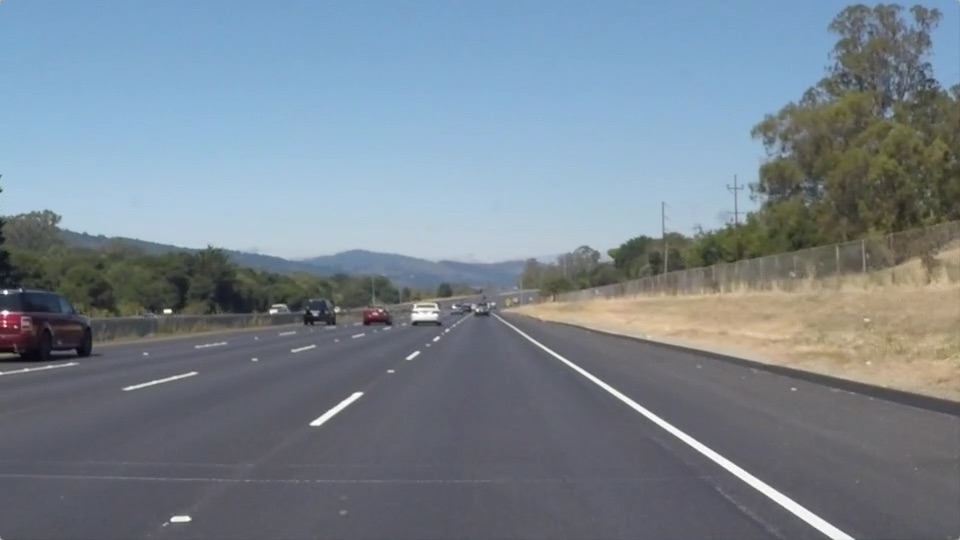
#> input picture input/lane2.jpg, 960 x 540 px
$ python hoffmann_linear_inspection.py
#> lines starting #> are read from the running program, lines starting #| are printed output that depends on the picture; after the words box and inside, x2 and y2 are one past the last pixel; in counts of white or black regions, pixels touching at a corner belong together
import cv2
import math
import numpy as np
from skimage import util
import matplotlib.pyplot as plt


def HoughLines(image, angles_pace: int, upper_threshold: int, lower_threshold: int) -> list:
    # TODO 5:映射到霍夫曼空间
    # pace = 2
    print(f"角度步长为：{angles_pace}\n阈值范围为：{lower_threshold}~{upper_threshold}")
    # 量化角度，转化为弧度制
    angles_list = [math.radians(i) for i in range(0, 181, angles_pace)]

    # 获取点与r
    dot_list = []
    hough_dict = dict()

    # y
    for i in range(len(image)):
        # x
        for j in range(len(image[0])):
            # 判断是否为轮廓点
            if image[i][j] != 0:
                # 获取所有点的集合
                dot_list.append([j, i])
                for k in range(len(angles_list)):
                    # 根据θ计算r
                    r = j * math.cos(angles_list[k]) + i * math.sin(angles_list[k])
                    # 根据r与θ统计次数
                    try:
                        hough_dict[(round(r, 0), angles_list[k])] += 1
                    except:
                        hough_dict[(round(r, 0), angles_list[k])] = 1

    print(f"获取到点的数量：{len(dot_list)}")
    # 根据r的次数进行排序
    temp = (sorted(hough_dict.items(), key=lambda item: item[1]))
    print(temp)
    # [8 lines of commented-out code are left out]
    result_list = []
    # threshold = 85
    for i in temp:
        if (i[1] >= lower_threshold) & (i[1] <= upper_threshold):
            result_list.append(i[0])

    print(f"在阈值{lower_threshold}~{upper_threshold}的点数目为：{len(result_list)}\n具体为：{result_list}")
    # print(f"在阈值{lower_threshold}~{upper_threshold}的点数目为：{len(result_list)}")

    # TODO 7:绘制直线，标定交点
    # print(dot_list)

    x_list = []

    for line in result_list:
        r = line[0]
        angle = line[1]
        # 判断是否为第一个满足直线的点
        flog = 0
        for dot in dot_list:
            x = dot[0]
            y = dot[1]
            if math.sin(angle) != 0:
                y_ = (r - x * math.cos(angle)) / math.sin(angle)
            else:
                y_ = 0
            # 根据所得y值是否相近来判断是否为直线上的点
            if math.isclose(y, y_, rel_tol=0.001):
                if flog == 0:
                    # 设置起点与终点坐标
                    minx = maxx = x
                    miny = maxy = y
                    flog = 1
                else:
                    # 更新坐标
                    if x < minx:
                        minx = x
                        miny = y
                    elif x > maxx:
                        # 进行距离的测算，如果距离过远，则不算做终点
                        if math.sqrt((x - maxx) ** 2 + (y - maxy) ** 2) > 250:
                            continue
                        else:
                            maxx = x
                            maxy = y

        if (minx != maxx) | (miny != maxy):
            x_list.append([tuple((minx, miny)), tuple((maxx, maxy))])
    print("已获取所有直线的起点与终点")
    print(x_list)
    print("-" * 100)
    return x_list


def draw_lines(img, dot_list: list, output_path: str):
    """
    绘制Hough变换结果
    :param img: 背景图像
    :param dot_list: 绘制直线的点集
    :param output_path: 保存的路径
    :return: 绘制结束的图像
    """
    for dot in dot_list:
        dot1 = dot[0]
        dot2 = dot[1]
        cv2.line(img, dot1, dot2, (0, 0, 255), thickness=2)
    cv2.imwrite(output_path, img)
    plt.imshow(cv2.cvtColor(img, cv2.COLOR_BGR2RGB))
    plt.show()
    return cv2.cvtColor(img, cv2.COLOR_BGR2RGB)


if __name__ == '__main__':
    image_path = "./input/lane2.jpg"
    # 读取图像
    img = cv2.imread(image_path)
#> img is the input picture: shape (540, 960, 3); mean B, G, R 143.7, 132.6, 120.3
    guass_noise_3 = (util.random_noise(image=img, mode='gaussian', var=0.03) * 255).astype(np.uint8)
    guass_noise_7 = (util.random_noise(image=img, mode='gaussian', var=0.07) * 255).astype(np.uint8)
    # print("图像基本信息：")
    # print(f"高:{img.shape[0]},宽:{img.shape[1]},通道数:{img.shape[2]}")

    # TODO 1:图像转化为灰度图
    gray_img = cv2.cvtColor(img, cv2.COLOR_BGR2GRAY)
    gray_noise_3 = cv2.cvtColor(guass_noise_3, cv2.COLOR_BGR2GRAY)
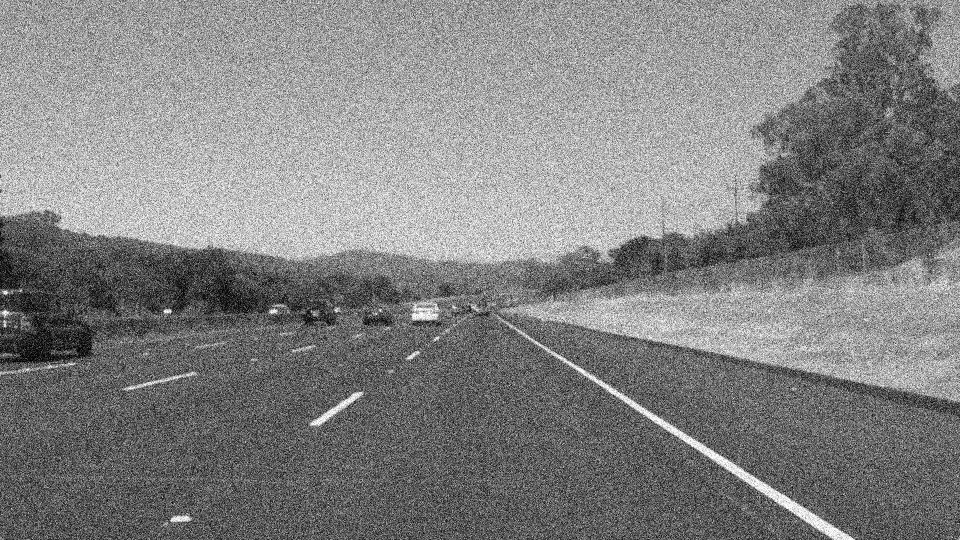
#> gray_noise_3: shape (540, 960); min 0, max 255, mean 129.4
    gray_noise_7 = cv2.cvtColor(guass_noise_7, cv2.COLOR_BGR2GRAY)
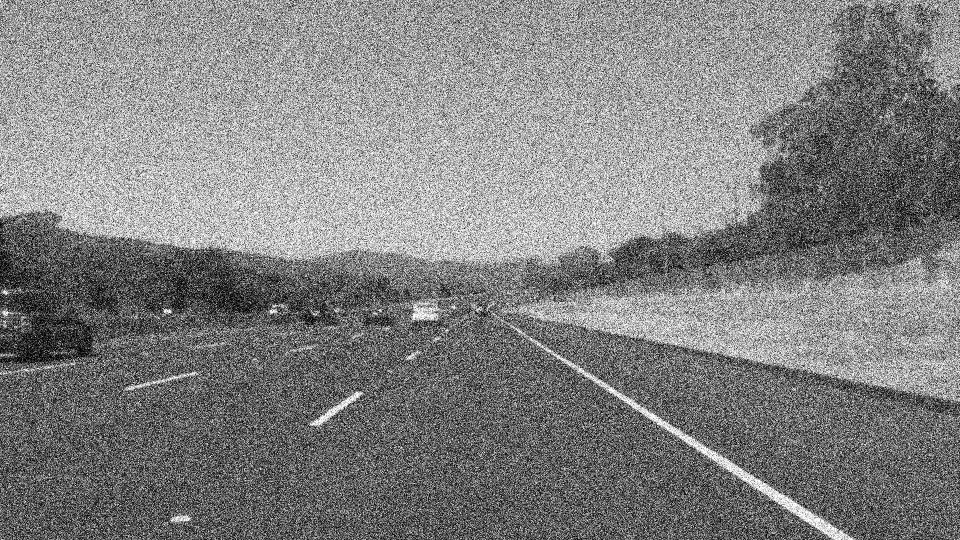
#> gray_noise_7: shape (540, 960); min 0, max 255, mean 129.1

    # TODO 2:去除噪声(高斯滤波)
    guassblur_img = cv2.GaussianBlur(gray_img, (3, 3), 1.5)
    guassblur_noise_3 = cv2.GaussianBlur(gray_noise_3, (5, 5), 1.5)
    guassblur_noise_7 = cv2.GaussianBlur(gray_noise_7, (7, 7), 1.5)

    # TODO 3:边缘提取 Canny
    # 3x3的Sobel算子
    canny_img = cv2.Canny(guassblur_img, 100, 200)
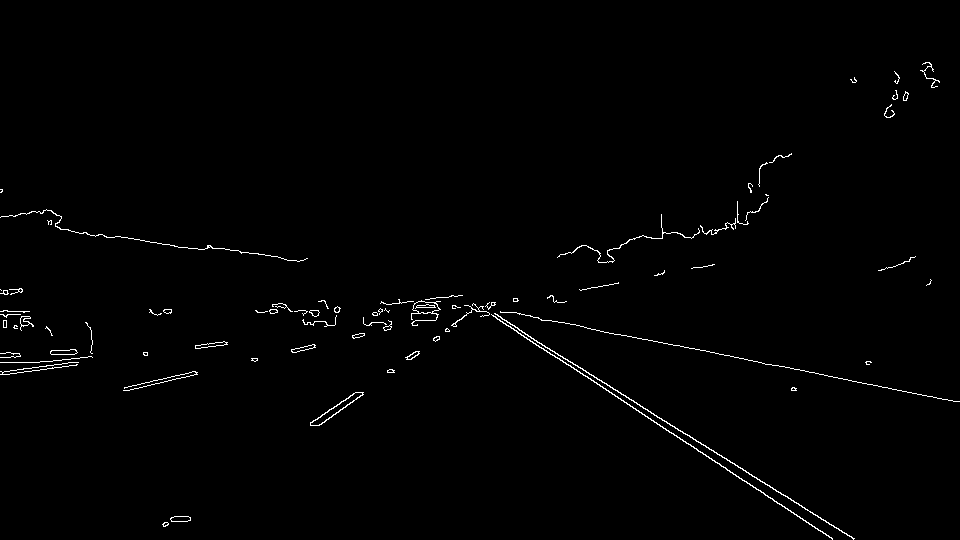
#> canny_img: shape (540, 960); 0.96% white in thin lines or dots, all inside (x1, y1, x2, y2) = (0, 62, 960, 540)
    cv2.imwrite("./output/canny.png", canny_img)
    canny_noise_3 = cv2.Canny(guassblur_noise_3, 100, 200)
#> canny_noise_3: shape (540, 960); 0.76% white in thin lines or dots, all inside (x1, y1, x2, y2) = (0, 59, 960, 540)
    canny_noise_7 = cv2.Canny(guassblur_noise_7, 100, 200)
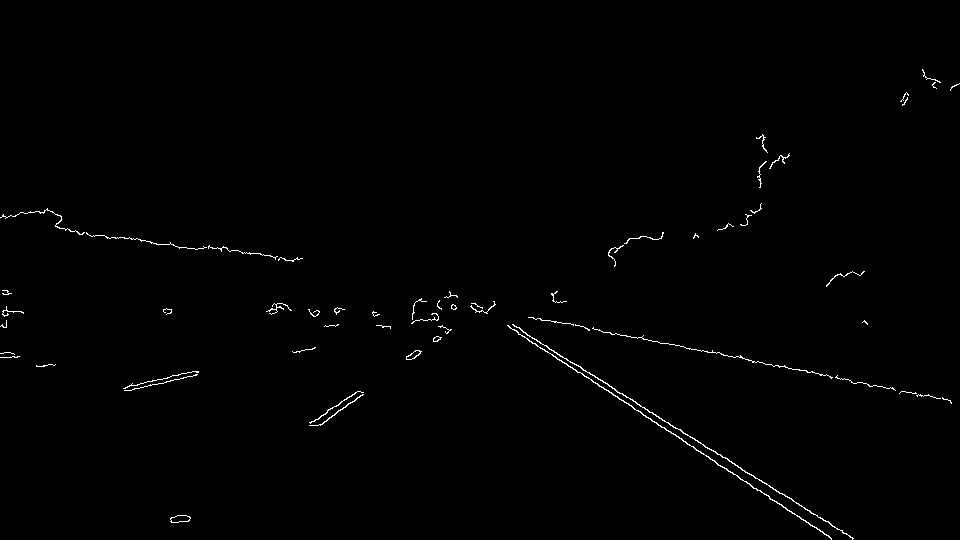
#> canny_noise_7: shape (540, 960); 0.67% white in thin lines or dots, all inside (x1, y1, x2, y2) = (0, 69, 960, 540)
    # plt.imshow(canny_noise_7, cmap="gray")
    # plt.show()

    # TODO 4:二值化处理
    ret1, binary1 = cv2.threshold(canny_img, 0, 255, cv2.THRESH_BINARY | cv2.THRESH_OTSU)
#> ret1 = 0
    cv2.imwrite("./output/binary.png", binary1)
    ret2, binary2 = cv2.threshold(canny_noise_3, 0, 255, cv2.THRESH_BINARY | cv2.THRESH_OTSU)
#> ret2 = 0
    ret3, binary3 = cv2.threshold(canny_noise_7, 0, 255, cv2.THRESH_BINARY | cv2.THRESH_OTSU)
#> ret3 = 0
    # print(len(binary), len(binary[0]))

    dot_list = HoughLines(image=binary1, angles_pace=1, lower_threshold=92, upper_threshold=200)
#> after the loop in HoughLines, `for i in range(len(image)):`: dot_list = 4966 pairs, first value 0 to 959, second value 62 to 539; hough_dict = 137522 items
#| 获取到点的数量：4966
#> (printed output is left out)
#> the loop in HoughLines, `for i in temp:` made 137522 passes
#> i on passes 1 to 3: ((-133, 1.78), 1), ((-149, 1.8), 1), ((-165, 1.82), 1)
#> after the loop in HoughLines, `for i in temp:`: result_list = 24 items, first 6: (-35, 2.18), (-19, 2.16), (409, 1.34), (525, 0.96), (-28, 2.18), (222, 1.75)
#> the loop in HoughLines, `for line in result_list:` made 24 passes
#> (r, angle) on passes 1 to 12: (-35, 2.18), (-19, 2.16), (409, 1.34), (525, 0.96), (-28, 2.18), (222, 1.75), (16, 2.11), (18, 2.11), (368, 1.43), (404, 1.36), (198, 1.78), (17, 2.11)
#> after the loop in HoughLines, `for line in result_list:`: maxx = 765; maxy = 495; minx = 494; miny = 313; x_list = 24 items
#> dot_list = 24 items
    dot_list_noise_3 = HoughLines(image=binary2, angles_pace=1, lower_threshold=100, upper_threshold=200)
#> the loop in HoughLines (call 2), `for i in temp:` made 133208 passes
#> i on passes 1 to 3: ((160, 1.45), 1), ((-592, 2.43), 1), ((-602, 2.44), 1)
#> the loop in HoughLines (call 2), `for line in result_list:` made 13 passes
#> (r, angle) on passes 1 to 12: (198, 1.78), (18, 2.11), (195, 1.78), (-16, 2.16), (209, 1.76), (21, 2.11), (196, 1.78), (19, 2.11), (20, 2.11), (-17, 2.16), (211, 1.76), (-18, 2.16)
#> dot_list_noise_3 = 13 items
    dot_list_noise_7 = HoughLines(image=binary3, angles_pace=1, lower_threshold=80, upper_threshold=200)
#> dot_list_noise_7 = 27 items

    lines1 = draw_lines(img, dot_list, "./output/hough_lines1.png")
#> the loop in draw_lines, `for dot in dot_list:` made 24 passes
#> (dot1, dot2) on passes 1 to 12: ((492, 302), (820, 531)), ((486, 305), (832, 538)), ((128, 390), (518, 300)), ((164, 526), (477, 307)), ((487, 307), (612, 394)), ((433, 302), (705, 350)), ((460, 295), (606, 383)), ((478, 308), (705, 445)), ((4, 371), (586, 289)), ((124, 387), (664, 272)), ((55, 214), (658, 342)), ((458, 295), (639, 404))
#> after the loop in draw_lines, `for dot in dot_list:`:
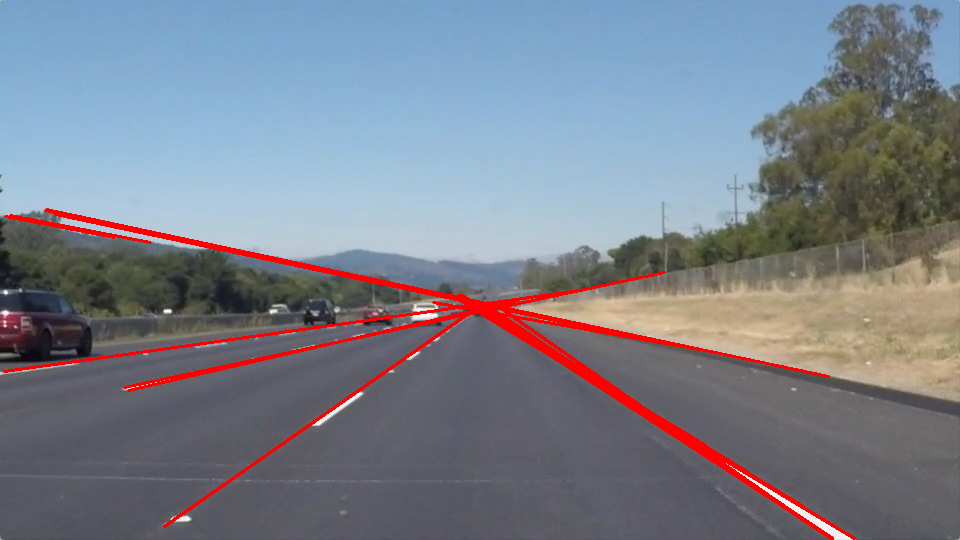
#> img: shape (540, 960, 3); mean B, G, R 139.6, 128.6, 123.6
    lines2 = draw_lines(guass_noise_3, dot_list_noise_3, "./output/hough_lines2.png")
#> call 2 of draw_lines, with output_path = './output/hough_lines2.png'
#> the loop in draw_lines (call 2), `for dot in dot_list:` made 13 passes
#> (dot1, dot2) on passes 1 to 12: ((55, 214), (658, 342)), ((473, 305), (705, 445)), ((50, 210), (456, 296)), ((502, 319), (686, 443)), ((58, 224), (156, 243)), ((450, 295), (849, 535)), ((45, 210), (903, 392)), ((456, 296), (753, 475)), ((452, 295), (806, 508)), ((496, 314), (779, 505)), ((5, 216), (114, 237)), ((508, 321), (832, 539))
#> after the loop in draw_lines (call 2), `for dot in dot_list:`:
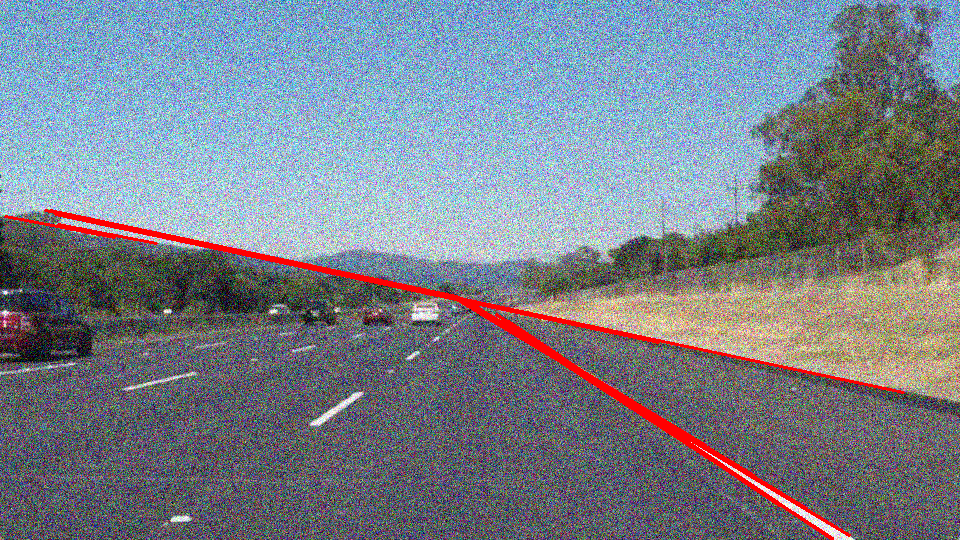
#> img: shape (540, 960, 3); mean B, G, R 139.3, 129.2, 121.5
    lines3 = draw_lines(guass_noise_7, dot_list_noise_7, "./output/hough_lines3.png")
#> call 3 of draw_lines, with output_path = './output/hough_lines3.png'
#> the loop in draw_lines (call 3), `for dot in dot_list:` made 27 passes
#> (dot1, dot2) on passes 1 to 12: ((77, 232), (298, 259)), ((491, 307), (687, 444)), ((494, 303), (831, 539)), ((451, 305), (741, 356)), ((6, 217), (108, 237)), ((256, 253), (950, 400)), ((519, 327), (831, 538)), ((473, 303), (611, 386)), ((490, 308), (658, 425)), ((489, 308), (662, 420)), ((449, 291), (727, 458)), ((449, 291), (631, 405))
#> after the loop in draw_lines (call 3), `for dot in dot_list:`:
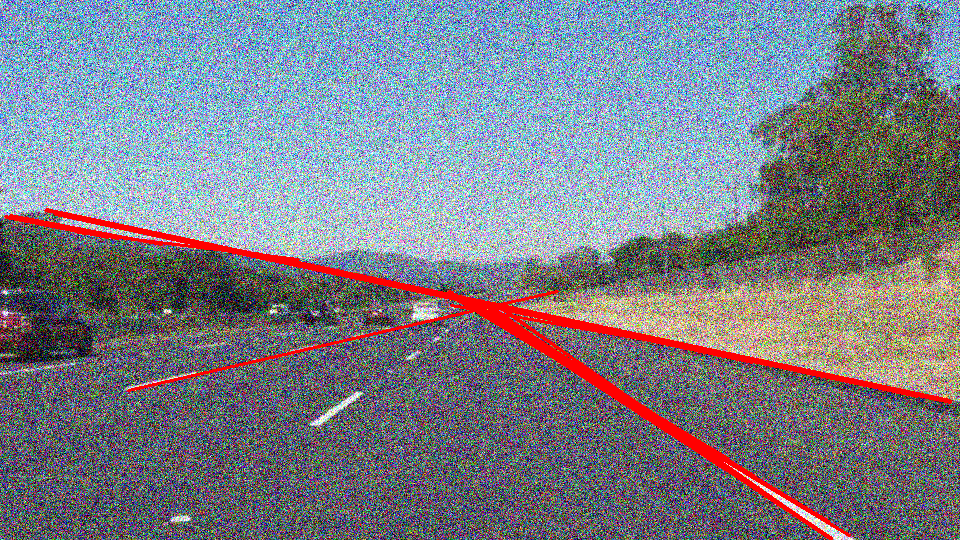
#> img: shape (540, 960, 3); mean B, G, R 136.7, 127.7, 123.1

    title_list = ["Original\nHoughLines", "Guass_Noise_3\nHoughLines", "Guass_Noise_7\nHoughLines"]
    result_list = [lines1, lines2, lines3]
    plt.figure(figsize=(10, 8), dpi=150)
    for i in range(1, 4):
        plt.subplot(1, 3, i)
        plt.title(title_list[(i - 1)])
        plt.imshow(result_list[i - 1])
    plt.savefig("./output/focused_comparison.png", bbox_inches="tight")
    plt.show()

$ run again, with input/lane1.jpg copied over input/lane2.jpg
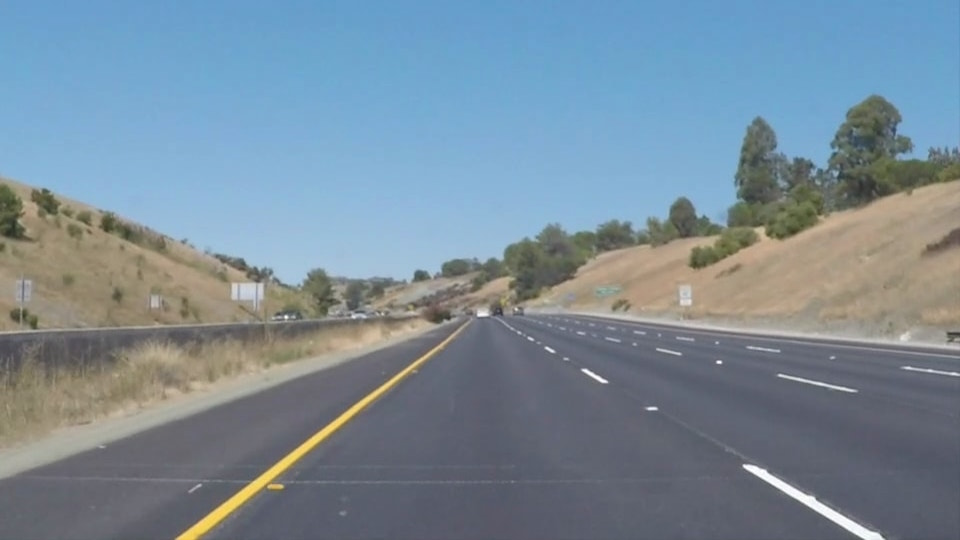
#> input picture input/lane1.jpg, 960 x 540 px
#> img is the input picture: shape (540, 960, 3); mean B, G, R 152.9, 139.4, 121.2
#> `canny_img = cv2.Canny(guassblur_img, 100, 200)`:
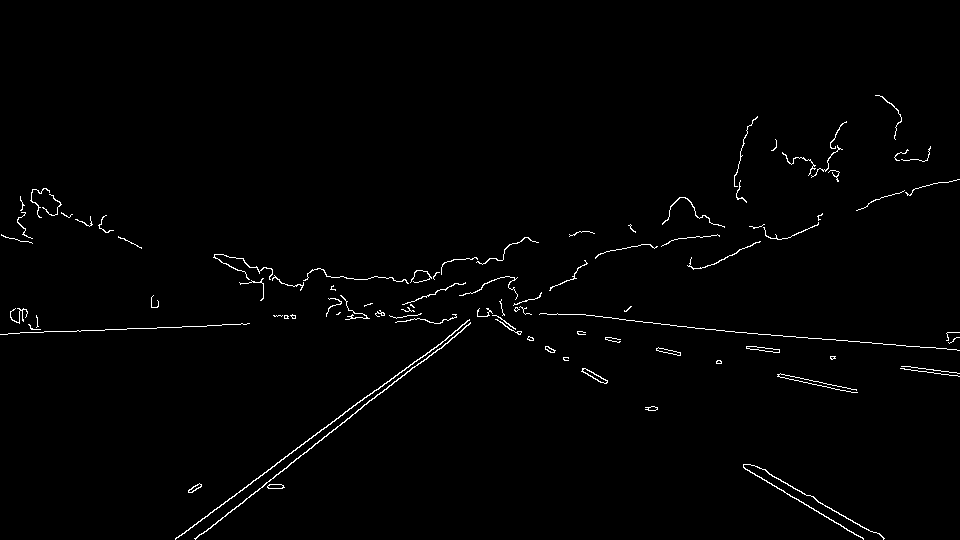
#> canny_img: shape (540, 960); 1.2% white in thin lines or dots, all inside (x1, y1, x2, y2) = (0, 95, 960, 540)
#> canny_noise_3: shape (540, 960); 0.95% white in thin lines or dots, all inside (x1, y1, x2, y2) = (0, 111, 960, 540)
#> canny_noise_7: shape (540, 960); 0.8% white in thin lines or dots, all inside (x1, y1, x2, y2) = (0, 132, 960, 540)
#> ret1 = 0
#> after the loop in HoughLines, `for i in range(len(image)):`: dot_list = 5987 pairs, first value 0 to 959, second value 95 to 539; hough_dict = 142168 items
#| 获取到点的数量：5987
#> (printed output is left out)
#> the loop in HoughLines, `for i in temp:` made 142168 passes
#> i on passes 1 to 3: ((125, 1.54), 1), ((33, 1.64), 1), ((187, 1.47), 1)
#> after the loop in HoughLines, `for i in temp:`: result_list = 35 pairs, first value 17 to 545, second value 0.89 to 2.11
#> the loop in HoughLines, `for line in result_list:` made 35 passes
#> (r, angle) on passes 1 to 8: (539, 0.942), (535, 0.96), (543, 0.925), (538, 0.96), (336, 1.52), (538, 0.925), (191, 1.8), (241, 1.69)
#> after the loop in HoughLines, `for line in result_list:`: maxx = 575; maxy = 233; minx = 225; miny = 516; x_list = 35 items
#> the loop in HoughLines (call 2), `for i in temp:` made 133866 passes
#> i on passes 1 to 3: ((-47, 1.75), 1), ((-110, 1.82), 1), ((-203, 1.92), 1)
#> the loop in HoughLines (call 2), `for line in result_list:` made 19 passes
#> (r, angle) on passes 1 to 8: (280, 1.64), (542, 0.89), (253, 1.68), (543, 0.925), (538, 0.942), (42, 2.08), (203, 1.78), (537, 0.942)
#> dot_list_noise_3 = 19 items
#> dot_list_noise_7 = 32 items
#> the loop in draw_lines, `for dot in dot_list:` made 35 passes
#> (dot1, dot2) on passes 1 to 8: ((175, 539), (756, 117)), ((332, 421), (500, 303)), ((324, 436), (593, 233)), ((253, 480), (745, 135)), ((156, 328), (523, 309)), ((372, 393), (513, 287)), ((21, 201), (846, 391)), ((245, 273), (696, 328))
#> the loop in draw_lines (call 2), `for dot in dot_list:` made 19 passes
#> (dot1, dot2) on passes 1 to 8: ((232, 297), (915, 345)), ((203, 533), (570, 236)), ((253, 281), (303, 286)), ((324, 436), (609, 221)), ((178, 536), (515, 291)), ((413, 277), (883, 537)), ((100, 229), (855, 389)), ((219, 505), (611, 220))
#> the loop in draw_lines (call 3), `for dot in dot_list:` made 32 passes
#> (dot1, dot2) on passes 1 to 8: ((270, 469), (570, 235)), ((248, 496), (490, 313)), ((312, 435), (481, 316)), ((191, 524), (484, 319)), ((351, 414), (491, 312)), ((191, 523), (491, 313)), ((378, 389), (477, 314)), ((231, 498), (568, 235))
#> after the loop in draw_lines (call 3), `for dot in dot_list:`:
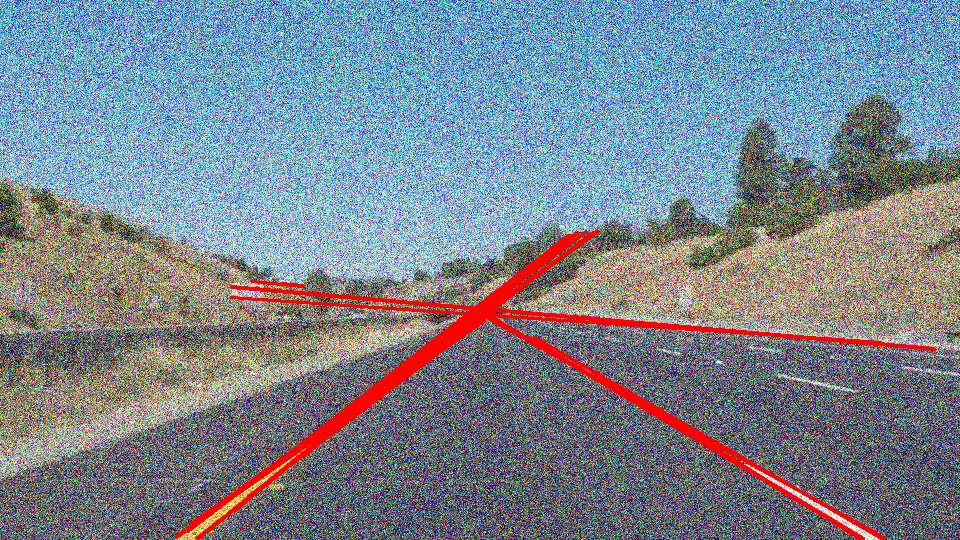
#> img: shape (540, 960, 3); mean B, G, R 145.5, 133.9, 124.5
